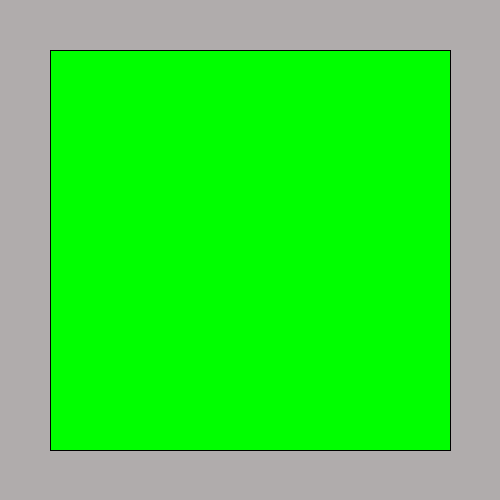
Frame 1 (no input)
Frame 60 (the mouse pressed at the canvas centre just before this capture): identical to frame 1, image omitted
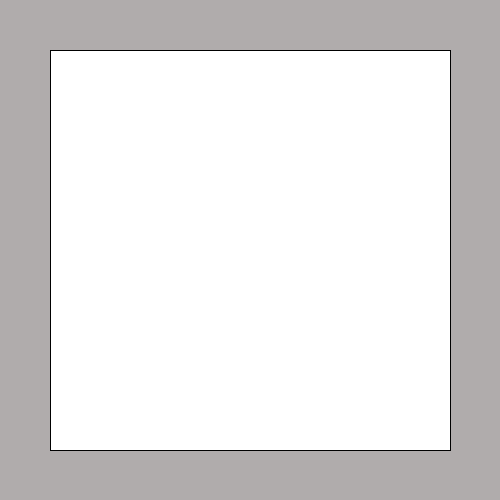
Frame 120 (the mouse held since frame 60 and released just before this capture)

The Processing sketch that drew these frames (run headless with seeded random() and noise(); from frame 60 on, the mouse is pressed at the canvas centre):

// Processing sketch: Ejercicio_1
// ── Ejercicio_1.pde
void setup() {
  background(176, 172, 172);
  size(500, 500);
}
void draw() {
  fill(255);
  rect(50, 50, 400, 400);

  if (mouseX < width/2) {
    fill(0, 255, 0);
    rect(50, 50, 400, 400);
  } else if (mouseX > width/2) {
    fill(255, 0, 0);
    rect(50, 50, 400, 400);
  }
}
